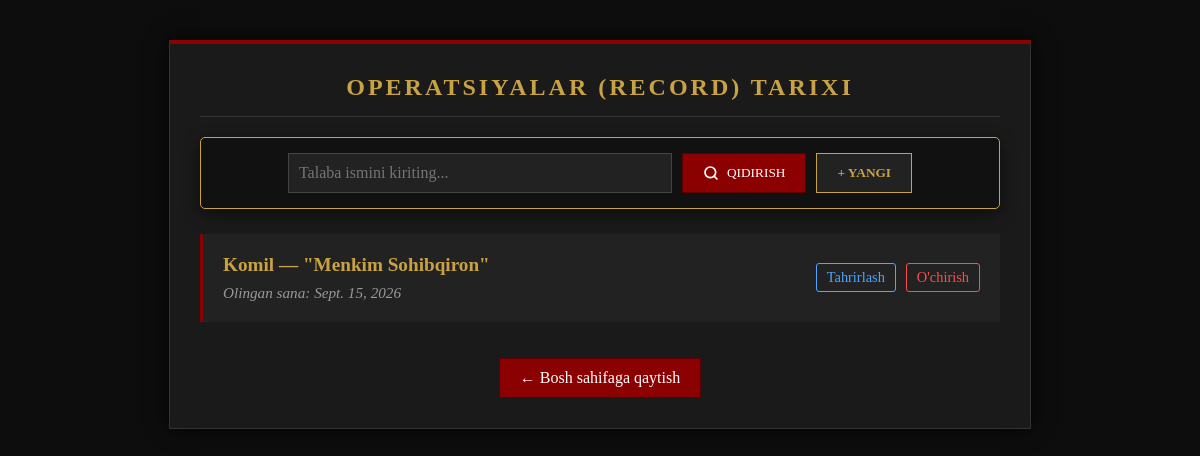
/recordlar/, run on the app's committed database.
### main/models.py (models this page shows, shortened)
class Record(models.Model):
    talaba = models.ForeignKey(Talaba, on_delete=models.CASCADE)
    kitob = models.ForeignKey(Kitob, on_delete=models.CASCADE)
    admin = models.ForeignKey(Admin, on_delete=models.CASCADE)
    olingan_sana = models.DateField()
    qaytarish_sanasi = models.DateField()
    class Meta:
        verbose_name = "Record"
        verbose_name_plural = "Recordlar"

class Talaba(models.Model):
    ism = models.CharField(max_length = 100)
    guruh = models.CharField(max_length=100)
    kurs = models.CharField(max_length=100)
    kitob_soni = models.IntegerField()
    class Meta:
        verbose_name = "Talaba"
        verbose_name_plural = "Talabar"

class Kitob(models.Model):
    nom = models.CharField(max_length = 100)
    janr = models.CharField(max_length = 100)
    sahifa = models.IntegerField()
    muallif = models.ForeignKey(Muallif, on_delete=models.CASCADE)
    class Meta:
        verbose_name = "Kitob"
        verbose_name_plural = "Kitoblar"

### main/views.py (the view, shortened to what this page needs)
# urls.py: path('recordlar/', views.barcha_recordlar, name='barcha_recordlar'),
def barcha_recordlar(request):
    recordlar = Record.objects.all()
    talaba_ismi = request.GET.get('talaba_ismi')
    if talaba_ismi:
        recordlar = recordlar.filter(talaba__ism__icontains=talaba_ismi)
    return render(request, 'recordlar_royxati.html', {
        'recordlar': recordlar,
        'talabalar': Talaba.objects.all(),
        'kitoblar': Kitob.objects.all(),
        'adminlar': Admin.objects.all()
    })

### main/templates/recordlar_royxati.html (shortened to what this page needs)
<!DOCTYPE html>
<html lang="uz">
<head>
</head>
<body>
    <div class="container">
        <h2>Operatsiyalar (Record) Tarixi</h2>
        <form action="" method="GET" class="filter-container">
            <input type="text" name="talaba_ismi" class="filter-input" placeholder="Talaba ismini kiriting..." value="{{ request.GET.talaba_ismi }}">
            <button type="submit" class="filter-btn">
                <svg width="16" height="16" viewBox="0 0 24 24" fill="none" stroke="currentColor" stroke-width="2.5" stroke-linecap="round" stroke-linejoin="round">
                    <circle cx="11" cy="11" r="8"></circle>
                    <line x1="21" y1="21" x2="16.65" y2="16.65"></line>
                </svg>
                Qidirish
            </button>
            <button type="button" class="add-btn" onclick="ochishModal()">+ Yangi</button>
        </form>
        <ul>
            {% for record in recordlar %}
                <li>
                    <div>
                        <a href="/record/{{ record.id }}" class="title-link">
                            {{ record.talaba.ism }} &mdash; "{{ record.kitob.nom }}"
                        </a>
                        <div class="details">
                            Olingan sana: {{ record.olingan_sana }}
                        </div>
                    </div>
                    <div class="action-btns">
                        <a href="/record/{{ record.id }}/tahrirlash/" class="edit-btn">Tahrirlash</a>
                        <a href="/record/{{ record.id }}/ochirish/" class="delete-btn" onclick="return confirm('Siz haqiqatan ham ushbu recordni (ijarani) o\'chirmoqchimisiz?');">O'chirish</a>
                    </div>
                </li>
            {% empty %}
                <li style="text-align: center; border: none; color: #666; justify-content: center;">Operatsiyalar (Recordlar) mavjud emas.</li>
            {% endfor %}
        </ul>
        <div style="text-align: center;">
            <a href="/" class="back-btn">&#8592; Bosh sahifaga qaytish</a>
        </div>
    </div>
</body>
</html>

### main/templates/recordlar_royxati.html (style rules this page uses)
body { background-color: #0d0d0d; color: #e0e0e0; font-family: 'Georgia', serif; margin: 0; padding: 40px 20px; }
.container { max-width: 800px; margin: 0 auto; background-color: #1a1a1a; padding: 30px; border: 1px solid #333; box-shadow: 0 0 20px rgba(0, 0, 0, 0.8); border-top: 4px solid #8b0000; position: relative; }
h2 { color: #c9a343; font-family: 'Times New Roman', Times, serif; text-align: center; text-transform: uppercase; letter-spacing: 3px; border-bottom: 1px solid #333; padding-bottom: 15px; margin-top: 0; }
.filter-container { background-color: #111; padding: 15px; border: 1px solid #c9a343; border-radius: 5px; margin-bottom: 25px; text-align: center; display: flex; gap: 10px; justify-content: center; flex-wrap: wrap; box-shadow: 0 5px 15px rgba(0,0,0,0.5); }
.filter-input { padding: 10px; background-color: #222; border: 1px solid #444; color: #c9a343; font-family: 'Times New Roman', serif; width: 50%; font-size: 1em; box-sizing: border-box; }
.filter-btn { display: flex; align-items: center; justify-content: center; gap: 8px; padding: 10px 20px; background-color: #8b0000; color: #fff; border: 1px solid #5a0000; cursor: pointer; font-family: 'Georgia', serif; text-transform: uppercase; transition: 0.3s; }
.add-btn { background-color: #222; color: #c9a343; border: 1px solid #c9a343; padding: 10px 20px; cursor: pointer; font-family: 'Georgia', serif; text-transform: uppercase; transition: 0.3s; font-weight: bold; }
ul { list-style-type: none; padding: 0; }
li { background-color: #222; margin-bottom: 15px; padding: 20px; border-left: 3px solid #8b0000; transition: all 0.3s ease; display: flex; justify-content: space-between; align-items: center; }
a.title-link { color: #c9a343; text-decoration: none; font-size: 1.2em; font-weight: bold; }
.details { color: #999; font-size: 0.95em; margin-top: 8px; font-style: italic; }
.action-btns { display: flex; gap: 10px; }
.edit-btn { color: #4da6ff; text-decoration: none; font-size: 0.9em; border: 1px solid #4da6ff; padding: 5px 10px; border-radius: 3px; transition: 0.3s; }
.delete-btn { color: #ff4d4d; text-decoration: none; font-size: 0.9em; border: 1px solid #ff4d4d; padding: 5px 10px; border-radius: 3px; transition: 0.3s; }
.back-btn { display: inline-block; margin-top: 20px; padding: 10px 20px; background-color: #8b0000; color: #fff; text-decoration: none; border: 1px solid #5a0000; transition: 0.3s; font-family: 'Georgia', serif; }

### data on the page
Record: talaba.ism "Komil", kitob.nom "Menkim Sohibqiron", olingan_sana "Sept. 15, 2026"
